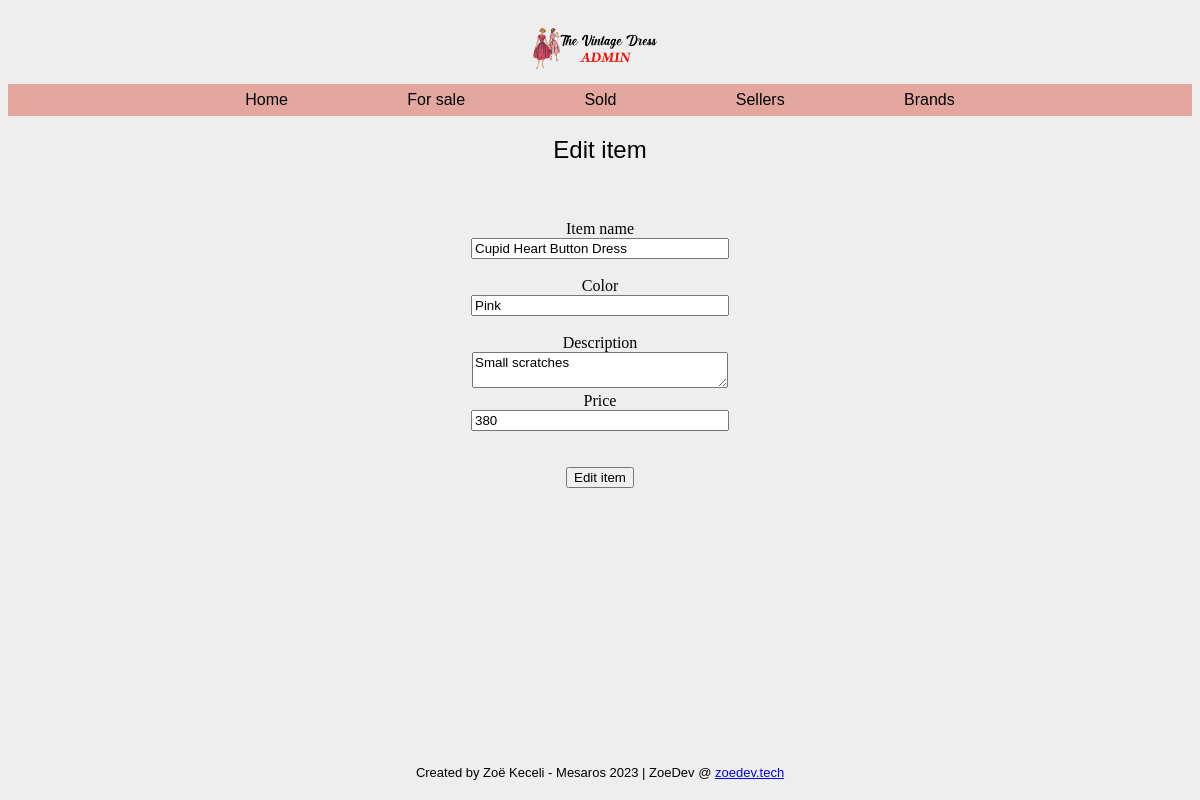
/item-edit.php?id=2, run on the app's committed database.
### tables this page shows
CREATE TABLE `items` (
  `id` int(11) NOT NULL,
  `title` varchar(50) NOT NULL,
  `color` varchar(11) NOT NULL,
  `brandID` int(11) NOT NULL,
  `sellerID` int(11) NOT NULL,
  `item_desc` varchar(250) NOT NULL,
  `price` int(11) NOT NULL,
  `date_added` date DEFAULT NULL,
  `date_sold` date DEFAULT NULL
);

### item-edit.php (called while the page is built)
<?php
require 'controller/item-controller.php';
require 'classes/view/item-view.php';
require 'classes/model/item-model.php';
$pdo = require 'partials/connect.php';
$itemModel = new ItemModel($pdo);
$itemView = new ItemView();
$itemController = new ItemController($itemModel, $itemView);
include 'partials/header.php';
include 'partials/nav.php';
$itemController->edit();
include 'partials/footer.php';

### classes/model/db.php (called while the page is built, shortened)
<?php
class DB
{
    public function __construct(PDO $pdo)
    {
        $this->pdo = $pdo;
    }
}

### classes/model/item-model.php (called while the page is built, shortened)
<?php
require_once 'db.php';
class ItemModel extends DB
{
    protected $table = "items";
    public function getItem(int $id)
    {
        $sql = "SELECT * FROM {$this->table} WHERE id = ?";
        $statement = $this->pdo->prepare($sql);
        $statement->execute([$id]);
        return $statement->fetchAll();
    }
}

### classes/view/item-view.php (the view, shortened to what this page needs)
<?php
class ItemView
{
    public function renderEditItemForm($item)
    {
        echo "<h2>Edit item</h2>";
        echo "<form class='centerForm' action='form-handlers/item-edit-form-handler.php' method='post'>";
        echo "<br>";
        echo "<input type='hidden' value='{$item[0]['id']}' name='id'><br>";
        echo "<label for='{$item[0]['title']}'>Item name<br></label><input type='text' value='{$item[0]['title']}' name='title' ><br><br>";
        echo "<label for='{$item[0]['color']}'>Color<br></label><input type='text' value='{$item[0]['color']}' name='color' ><br><br>";
        echo "<label for='{$item[0]['item_desc']}'>Description<br></label><textarea type='text' name='item_desc'>{$item[0]['item_desc']}</textarea><br>";
        echo "<label for='{$item[0]['price']}'>Price<br></label><input type='text' value='{$item[0]['price']}' name='price' ><br><br><br>";
        echo "<button type='submit'>Edit item</button>";
        echo "</form>";
    }
}
?>

### style/style.css (style rules this page uses)
body { text-align: center; background: #eee url("https://i.imgur.com/eeQeRmk.png"); background-size: 1.2%; background-repeat: repeat; }
h2 { font-family: "Gill Sans", "Gill Sans MT", Calibri, "Trebuchet MS", sans-serif; font-weight: lighter; }
input { width: 250px; }
textarea { width: 250px; font-family: "Gill Sans", "Gill Sans MT", Calibri, "Trebuchet MS", sans-serif; }

### data on the page
items: title "Cupid Heart Button Dress", color "Pink", item_desc "Small scratches", price "380"
